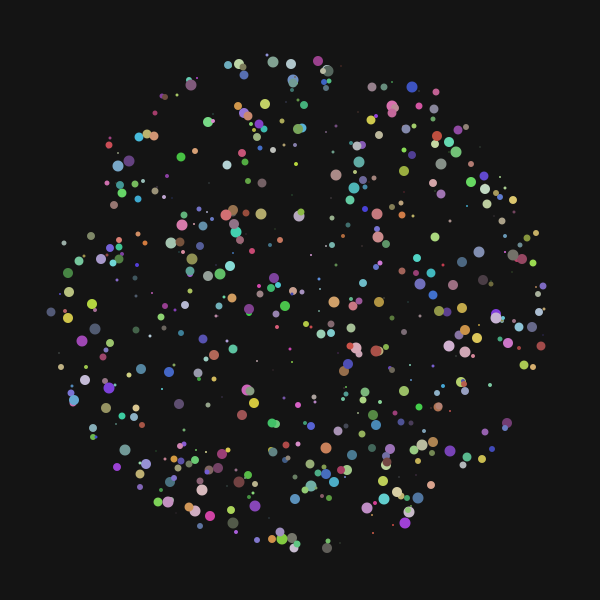
Frame 1 (no input)
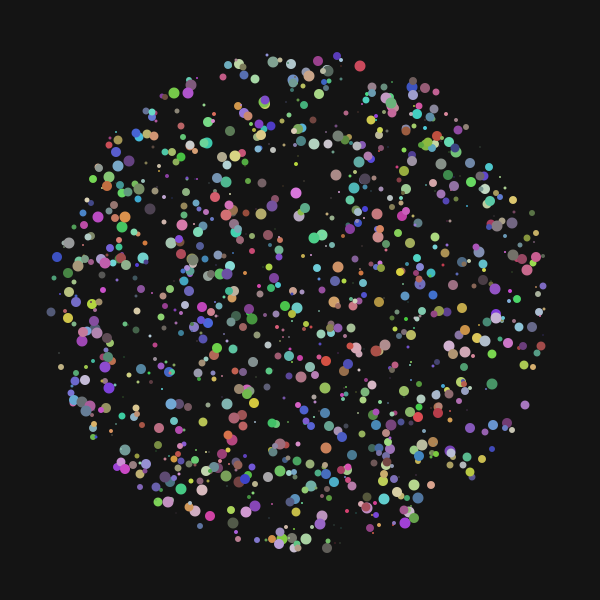
Frame 2 (the mouse pressed at the canvas centre, redrawn once)

The Processing sketch that drew these frames (run headless with seeded random() and noise(); the mouse was pressed at the canvas centre and the sketch redrawn once):

// Processing sketch: processing_40139
// ── processing_40139.pde

float radius = 250;
int maxpoints = 600;
int diameter;
int[] coord;
int[] arr = new int[2];

void setup() {
	size(600, 600);
	background(20);
	smooth(); // anti-aliasing
	
	noFill();
	noStroke();

	noLoop();
}

void draw() {
	for (int i = 0; i < maxpoints; i++) {
		// fill with a random colour
		fill(randcol());
		
		coord = randomCoord();
		diameter = floor(random(12));
		
		ellipse(coord[0], coord[1], diameter, diameter);
	}
}


// Returns random coordinates
// if the points are within a 250 pixels radius
// from the centre of the sketch

int[] randomCoord() {
	arr[0] = floor(random(width));
	arr[1] = floor(random(height));

	// If the random point is within the circle, return the coordinates
	if(dist(arr[0], arr[1], width/2, height/2) < radius) {
		return arr;
	}
	
	// Otherwise re-iterate the function
	else {
		return randomCoord();
	}
}   

// Returns a random colour
//
// Range 60-220 to avoid too bright
// or too dark colours

color randcol() {
	int r = floor(random(60, 220));
	int g = floor(random(60, 220));
	int b = floor(random(60, 220));
	
	return color(r, g, b);
}
